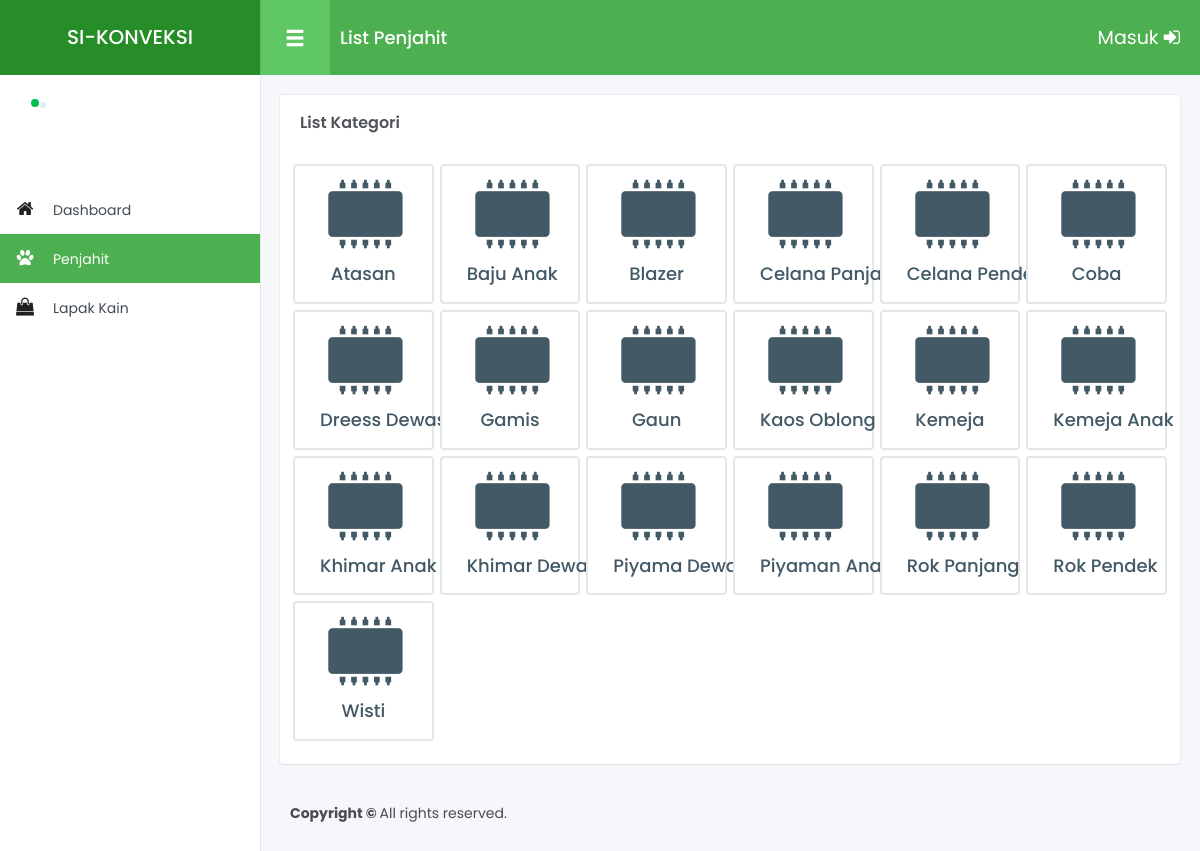
The app's page /index.php/pesankustom with its own data.
### tables this page shows
CREATE TABLE `kategori` (
  `no` int(11) NOT NULL AUTO_INCREMENT,
  `kategori` varchar(255) DEFAULT NULL,
  PRIMARY KEY (`no`)
);

### application/views/include/template.php (called while the page is built, shortened)
<?php
    $this->load->model('Mdl_query');
    include "header.php" ;
    include "sidebar.php";
    $this->load->view($main) ;
    include'footer.php';
?>

### application/controllers/PesanKustom.php (called while the page is built, shortened)
<?php
class PesanKustom extends CI_Controller {
	public function __construct(){
        $this->load->model('Mdl_login');
        $this->load->model('Mdl_pesankustom');
        $this->load->model('Mdl_query');
    }
	public function index()
	{
        $data['main']               = 'PesanKustom/kategori';
        $data['title']              = 'List Penjahit';
        $data['pemesanan_act']      = 'current';
        $data['pemesanan_act2']     = 'active';
        $data['kustom_act']         = 'current';
        $data['result']             = $this->Mdl_query->GetDataOrder("kategori","kategori","asc");
		$this->load->view('include/template',$data);
	}
}

### index.php (called while the page is built, shortened)
<?php
require_once BASEPATH.'core/CodeIgniter.php';

### application/models/Mdl_query.php (called while the page is built, shortened)
<?php
class Mdl_query extends CI_Model{
    public function GetDataOrder($table,$order,$jenis)
     {
         $res=$this->db->query("
            SELECT *
            from $table
            order
             by $order $jenis
           "
        );
         return $res->result();
     }
}

### application/views/PesanKustom/kategori.php (the view)
<div id="wrapper">
	<div class="main-content">
		<div class="row small-spacing">
			<div class="col-xs-12">
				<div class="box-content">
					<h4 class="box-title">List Kategori</h4>
                    <div class="row small-spacing">
                       <?php
                            foreach($result as $info)
                            {
                            ?>
                            <div class="col-lg-2 col-md-6 col-sm-12" style="padding:3px;">
                                <a href="<?= base_url()?>PesanKustom/penjahit/<?= $info->no ?>" class="btn btn-default btn-bordered btn-block">
                                    <i class="ico  fa fa-microchip fa-rotate-90 fa-5x"></i>
                                    <h4 class="counter" style="text-transform:capitalize"> <?= $info->kategori ?></h4>
                                </a>
                            </div>
                            <?php
                            }
                            ?>
                    </div>
				</div>
			</div>
		</div>

### assets/styles/color/green.css (style rules this page uses)
a { color: #4caf50; }

### records on screen
kategori: kategori "Atasan"
kategori: kategori "Baju Anak"
kategori: kategori "Blazer"
kategori: kategori "Celana Panjang"
kategori: kategori "Celana Pendek"
kategori: kategori "Coba"
kategori: kategori "Dreess Dewasa"
kategori: kategori "Gamis"
kategori: kategori "Gaun"
kategori: kategori "Kaos Oblong"
kategori: kategori "Kemeja"
kategori: kategori "Kemeja Anak"
kategori: kategori "Khimar Anak"
kategori: kategori "Khimar Dewasa"
kategori: kategori "Piyama Dewasa"
kategori: kategori "Piyaman Anak"
kategori: kategori "Rok Panjang"
kategori: kategori "Rok Pendek"
kategori: kategori "Wisti"

### other values on screen
$title "List Penjahit"
